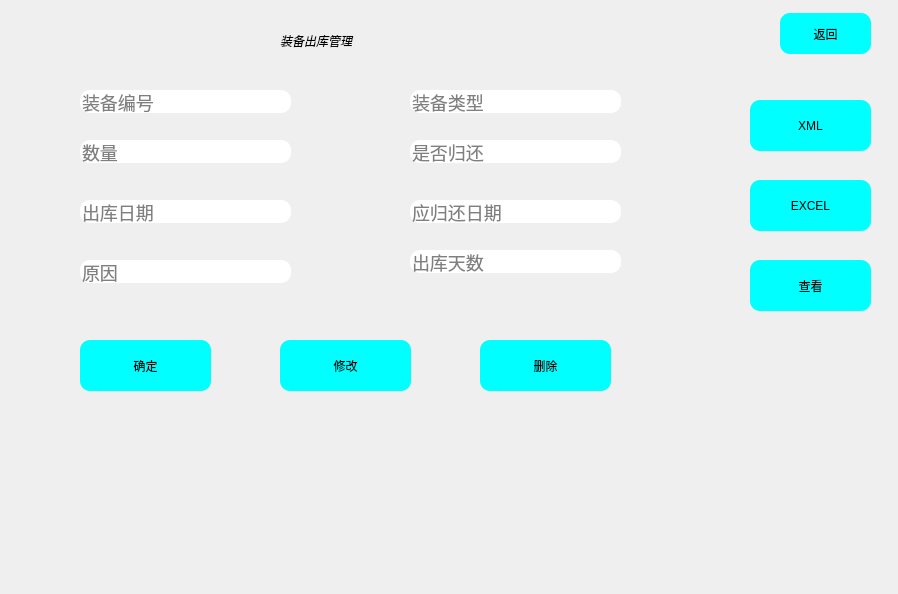
<?xml version="1.0" encoding="UTF-8"?>
<ui version="4.0">
 <class>EquipmentOutbound</class>
 <widget class="QDialog" name="EquipmentOutbound">
  <property name="geometry">
   <rect>
    <x>0</x>
    <y>0</y>
    <width>898</width>
    <height>594</height>
   </rect>
  </property>
  <property name="windowTitle">
   <string>Dialog</string>
  </property>
  <widget class="QLabel" name="label">
   <property name="geometry">
    <rect>
     <x>280</x>
     <y>10</y>
     <width>191</width>
     <height>61</height>
    </rect>
   </property>
   <property name="styleSheet">
    <string notr="true">font: 700 16pt &quot;Microsoft YaHei UI&quot;;
background:rgba(85,170,225,0);
	font-style: italic bold;
	font size:14px;</string>
   </property>
   <property name="text">
    <string>装备出库管理</string>
   </property>
  </widget>
  <widget class="QPushButton" name="btn_return">
   <property name="geometry">
    <rect>
     <x>780</x>
     <y>13</y>
     <width>91</width>
     <height>41</height>
    </rect>
   </property>
   <property name="styleSheet">
    <string notr="true">background:#00FFFF;
	border-style:outset;
	border-radius:10px;
</string>
   </property>
   <property name="text">
    <string>返回</string>
   </property>
  </widget>
  <widget class="QPushButton" name="btn_XML">
   <property name="geometry">
    <rect>
     <x>750</x>
     <y>100</y>
     <width>121</width>
     <height>51</height>
    </rect>
   </property>
   <property name="styleSheet">
    <string notr="true">background:#00FFFF;
	border-style:outset;
	border-radius:10px;
</string>
   </property>
   <property name="text">
    <string>XML</string>
   </property>
  </widget>
  <widget class="QPushButton" name="btn_EXCEL">
   <property name="geometry">
    <rect>
     <x>750</x>
     <y>180</y>
     <width>121</width>
     <height>51</height>
    </rect>
   </property>
   <property name="styleSheet">
    <string notr="true">background:#00FFFF;
	border-style:outset;
	border-radius:10px;
</string>
   </property>
   <property name="text">
    <string>EXCEL</string>
   </property>
  </widget>
  <widget class="QLineEdit" name="lineEdit_number">
   <property name="geometry">
    <rect>
     <x>80</x>
     <y>140</y>
     <width>211</width>
     <height>23</height>
    </rect>
   </property>
   <property name="styleSheet">
    <string notr="true">color: #000000;
background-color: rgb(255, 255, 255);
	font-size:18px;
	border-style:outset;
	border-radius:10px;</string>
   </property>
   <property name="placeholderText">
    <string>数量</string>
   </property>
  </widget>
  <widget class="QLineEdit" name="lineEdit_id">
   <property name="geometry">
    <rect>
     <x>80</x>
     <y>90</y>
     <width>211</width>
     <height>23</height>
    </rect>
   </property>
   <property name="styleSheet">
    <string notr="true">color: #000000;
background-color: rgb(255, 255, 255);
	font-size:18px;
	border-style:outset;
	border-radius:10px;</string>
   </property>
   <property name="placeholderText">
    <string>装备编号</string>
   </property>
  </widget>
  <widget class="QLineEdit" name="lineEdit_types">
   <property name="geometry">
    <rect>
     <x>410</x>
     <y>90</y>
     <width>211</width>
     <height>23</height>
    </rect>
   </property>
   <property name="styleSheet">
    <string notr="true">color: #000000;
background-color: rgb(255, 255, 255);
	font-size:18px;
	border-style:outset;
	border-radius:10px;</string>
   </property>
   <property name="placeholderText">
    <string>装备类型</string>
   </property>
  </widget>
  <widget class="QLineEdit" name="lineEdit_return">
   <property name="geometry">
    <rect>
     <x>410</x>
     <y>140</y>
     <width>211</width>
     <height>23</height>
    </rect>
   </property>
   <property name="styleSheet">
    <string notr="true">color: #000000;
background-color: rgb(255, 255, 255);
	font-size:18px;
	border-style:outset;
	border-radius:10px;</string>
   </property>
   <property name="placeholderText">
    <string>是否归还</string>
   </property>
  </widget>
  <widget class="QLineEdit" name="lineEdit_returnVaild">
   <property name="geometry">
    <rect>
     <x>410</x>
     <y>250</y>
     <width>211</width>
     <height>23</height>
    </rect>
   </property>
   <property name="styleSheet">
    <string notr="true">color: #000000;
background-color: rgb(255, 255, 255);
	font-size:18px;
	border-style:outset;
	border-radius:10px;</string>
   </property>
   <property name="placeholderText">
    <string>出库天数</string>
   </property>
  </widget>
  <widget class="QLineEdit" name="lineEdit_time">
   <property name="geometry">
    <rect>
     <x>80</x>
     <y>200</y>
     <width>211</width>
     <height>23</height>
    </rect>
   </property>
   <property name="styleSheet">
    <string notr="true">color: #000000;
background-color: rgb(255, 255, 255);
	font-size:18px;
	border-style:outset;
	border-radius:10px;</string>
   </property>
   <property name="placeholderText">
    <string>出库日期</string>
   </property>
  </widget>
  <widget class="QLineEdit" name="lineEdit_returntime">
   <property name="geometry">
    <rect>
     <x>410</x>
     <y>200</y>
     <width>211</width>
     <height>23</height>
    </rect>
   </property>
   <property name="styleSheet">
    <string notr="true">color: #000000;
background-color: rgb(255, 255, 255);
	font-size:18px;
	border-style:outset;
	border-radius:10px;</string>
   </property>
   <property name="placeholderText">
    <string>应归还日期</string>
   </property>
  </widget>
  <widget class="QPushButton" name="btn_ok">
   <property name="geometry">
    <rect>
     <x>80</x>
     <y>340</y>
     <width>131</width>
     <height>51</height>
    </rect>
   </property>
   <property name="styleSheet">
    <string notr="true">background:#00FFFF;
	border-style:outset;
	border-radius:10px;</string>
   </property>
   <property name="text">
    <string>确定</string>
   </property>
  </widget>
  <widget class="QPushButton" name="btn_look">
   <property name="geometry">
    <rect>
     <x>750</x>
     <y>260</y>
     <width>121</width>
     <height>51</height>
    </rect>
   </property>
   <property name="styleSheet">
    <string notr="true">background:#00FFFF;
	border-style:outset;
	border-radius:10px;</string>
   </property>
   <property name="text">
    <string>查看</string>
   </property>
  </widget>
  <widget class="QPushButton" name="btn_del">
   <property name="geometry">
    <rect>
     <x>480</x>
     <y>340</y>
     <width>131</width>
     <height>51</height>
    </rect>
   </property>
   <property name="styleSheet">
    <string notr="true">background:#00FFFF;
	border-style:outset;
	border-radius:10px;</string>
   </property>
   <property name="text">
    <string>删除</string>
   </property>
  </widget>
  <widget class="QPushButton" name="btn_update">
   <property name="geometry">
    <rect>
     <x>280</x>
     <y>340</y>
     <width>131</width>
     <height>51</height>
    </rect>
   </property>
   <property name="styleSheet">
    <string notr="true">background:#00FFFF;
	border-style:outset;
	border-radius:10px;</string>
   </property>
   <property name="text">
    <string>修改</string>
   </property>
  </widget>
  <widget class="QLineEdit" name="lineEdit_reason">
   <property name="geometry">
    <rect>
     <x>80</x>
     <y>260</y>
     <width>211</width>
     <height>23</height>
    </rect>
   </property>
   <property name="styleSheet">
    <string notr="true">color: #000000;
background-color: rgb(255, 255, 255);
	font-size:18px;
	border-style:outset;
	border-radius:10px;</string>
   </property>
   <property name="placeholderText">
    <string>原因</string>
   </property>
  </widget>
 </widget>
 <resources/>
 <connections/>
</ui>
